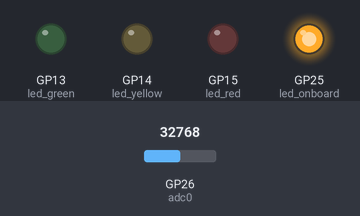
Bench run of a program on a simulated Raspberry Pi Pico running MicroPython. On the bench: output pins drawn as LEDs (lit = HIGH). The inputs (shaded band) are chosen by the test bench; at power-on: GP26 (adc0) = 32768 (analog values on the 0–65535 scale).

Above: at 8.2 s.
8.3 s: GP26 (adc0) set to 20800
9.8 s: GP26 (adc0) set to 18832
At 10.8 s:
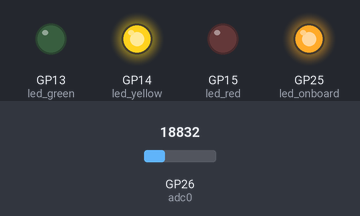
11.3 s: GP26 (adc0) set to 20655
At 11.9 s:
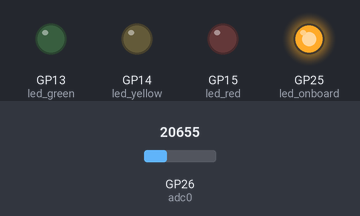
12.8 s: GP26 (adc0) set to 19660
At 13.1 s:
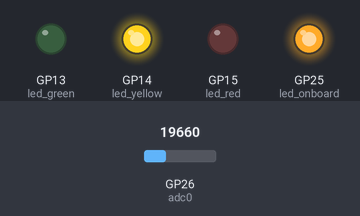
Timing chart, 0 to 15.3 s (numbered marks = the images above; inputs shaded):
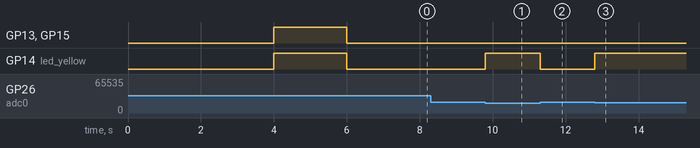

The program:

JM_01_Pendel-main.py
```python
# Program for continous swings of the Magic Pendulum [Version 5.0]
# 06.12.2024
# Importiere Libraries
import machine
import utime
from machine import ADC
from machine import Pin

# Initialize ADC0 (GPIO26) - PIN-31
adc0 = ADC(0)

# Initialisierung von GPIO25 als Ausgang
led_onboard = Pin(25, Pin.OUT)

# Switch on onboard LED, zum Zeichen, dass der Raspi läuft...
led_onboard.on()

# Definition LEDs
led_red    = machine.Pin(15, machine.Pin.OUT) # PIN-20
led_yellow = machine.Pin(14, machine.Pin.OUT) # PIN-19
led_green  = machine.Pin(13, machine.Pin.OUT) # PIN-17

# Definition von Variablen
off = 0
on = 1

tck = 0
tck0 = 0
tck1 = 0
tck2 = 0
tck3 = 0

# Initialisiere Hall Sensor. GPIO16 = PIN-21
button_16 = machine.Pin(16, machine.Pin.IN, machine.Pin.PULL_UP)


# Schalte die LEDs kurz ein, zum Zeichen, dass das Programm läuft
def initialize():
    led_red.value(off); led_yellow.value(off); led_green.value(off)
    utime.sleep(4)
    led_red.value(on); led_yellow.value(on); led_green.value(on)
    utime.sleep(2)
    led_red.value(off); led_yellow.value(off); led_green.value(off)
    utime.sleep(1)
    led_onboard.value(on)

# Prüfe den Wert der Hall-Sensors und melde zurück, ob dieser ein Magnetfeld entdeckt hat
def read_hall():
    read0 = 0
    read0 = adc0.read_u16()
    tck = utime.ticks_add(utime.ticks_ms(), 0)
    #print("read0 = \t", read0)
    #print(tck, '\t', read0)
    if read0 < 20000:
        return(on) 		# Ein Magnetfeld wurde enteckt
    else:
        return(off) 	# Kein Magnetfeld entdeckt

# Warte bis zum Triggerpunkt
def wait_trigger():
# Warte bis der Hall-Sensor ein Magnetfeld erkennt
    while read_hall() == off:
        utime.sleep_ms(2)
    led_yellow.value(on)

# Warte bis das Magnetfeld wieder verschwindet
    while read_hall() == on:
        utime.sleep_ms(2)
    tck1 = utime.ticks_ms()
    led_yellow.value(off)
    return tck1


# Hauptprogramm
initialize()
tck0 = utime.ticks_ms()
tck1_00 = 0
m = 0

while True:
    tck1 = wait_trigger()
# Berechne die Zeitdauer vom letzten Triggerimpuls
    tdauer = tck1-tck1_00
    tck1_00 = tck1

# Wenn tdauer bei etwa 800ms liegt, dann ist der Triggerzeitpunkt erreicht
    if (tdauer > 750) and (tdauer < 850):
        led_green.value(on)	# Start der aktiven Phase
        tck1 = utime.ticks_ms()

# Jetzt ist der Triggerzeitpunkt erreicht
# Warte noch kurz bis das Pendel in der Nähe des E-Magneten ist
        utime.sleep_ms(220)
        tck2 = utime.ticks_ms()

# Schalte den E-Magnet kurz ein
        led_red.value(on)
        utime.sleep_ms(200)

# Schalte den E-Magnet wieder aus
        led_red.value(off)

        tck3 = utime.ticks_ms()
        led_green.value(off) # Ende der aktiven Phase
        m += 1
        # print(m, '\t', tck1-tck0,'\t', tck2-tck0, '\t', tck3-tck0)
```

Measured:
- the behaviour switches between 20000 and 19984 on GP26 (adc0) (found by bisection; images 0 and 1)
- after the input at 8.3 s, every drawn part: stays the same
- after the input at 9.8 s, GP14 (led_yellow): LOW → HIGH at once
- after the input at 11.3 s, GP14 (led_yellow): HIGH → LOW at once
- after the input at 12.8 s, GP14 (led_yellow): LOW → HIGH at once
